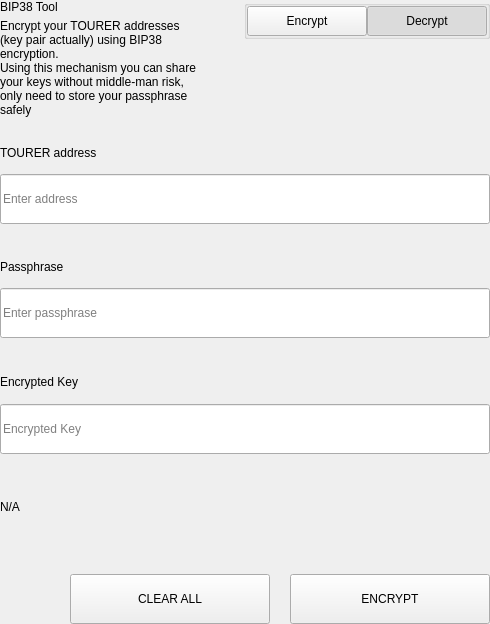
<?xml version="1.0" encoding="UTF-8"?>
<ui version="4.0">
 <class>SettingsBitToolWidget</class>
 <widget class="QWidget" name="SettingsBitToolWidget">
  <property name="geometry">
   <rect>
    <x>0</x>
    <y>0</y>
    <width>490</width>
    <height>624</height>
   </rect>
  </property>
  <property name="windowTitle">
   <string>Form</string>
  </property>
  <layout class="QVBoxLayout" name="verticalLayout">
   <property name="spacing">
    <number>0</number>
   </property>
   <property name="leftMargin">
    <number>0</number>
   </property>
   <property name="topMargin">
    <number>0</number>
   </property>
   <property name="rightMargin">
    <number>0</number>
   </property>
   <property name="bottomMargin">
    <number>0</number>
   </property>
   <item>
    <widget class="QWidget" name="left" native="true">
     <layout class="QVBoxLayout" name="verticalLayout_3">
      <property name="leftMargin">
       <number>0</number>
      </property>
      <property name="topMargin">
       <number>0</number>
      </property>
      <property name="rightMargin">
       <number>0</number>
      </property>
      <property name="bottomMargin">
       <number>0</number>
      </property>
      <item>
       <layout class="QVBoxLayout" name="verticalLayout_2">
        <property name="spacing">
         <number>0</number>
        </property>
        <item>
         <layout class="QHBoxLayout" name="horizontalLayout_3" stretch="3,1">
          <property name="spacing">
           <number>40</number>
          </property>
          <item>
           <layout class="QVBoxLayout" name="verticalLayoutTitle">
            <property name="spacing">
             <number>5</number>
            </property>
            <item>
             <widget class="QLabel" name="labelTitle">
              <property name="text">
               <string>BIP38 Tool</string>
              </property>
             </widget>
            </item>
            <item>
             <widget class="QLabel" name="labelSubtitle1">
              <property name="text">
               <string>Encrypt your TOURER addresses (key pair actually) using BIP38 encryption.
Using this mechanism you can share your keys without middle-man risk, only need to store your passphrase safely</string>
              </property>
              <property name="wordWrap">
               <bool>true</bool>
              </property>
             </widget>
            </item>
           </layout>
          </item>
          <item alignment="Qt::AlignTop">
           <widget class="QGroupBox" name="groupBox">
            <property name="title">
             <string/>
            </property>
            <property name="alignment">
             <set>Qt::AlignLeading|Qt::AlignLeft|Qt::AlignTop</set>
            </property>
            <layout class="QHBoxLayout" name="horizontalLayout_4">
             <property name="spacing">
              <number>0</number>
             </property>
             <property name="leftMargin">
              <number>0</number>
             </property>
             <property name="topMargin">
              <number>0</number>
             </property>
             <property name="rightMargin">
              <number>0</number>
             </property>
             <property name="bottomMargin">
              <number>0</number>
             </property>
             <item>
              <spacer name="horizontalSpacer">
               <property name="orientation">
                <enum>Qt::Horizontal</enum>
               </property>
               <property name="sizeHint" stdset="0">
                <size>
                 <width>40</width>
                 <height>20</height>
                </size>
               </property>
              </spacer>
             </item>
             <item>
              <widget class="QPushButton" name="pushLeft">
               <property name="minimumSize">
                <size>
                 <width>120</width>
                 <height>30</height>
                </size>
               </property>
               <property name="maximumSize">
                <size>
                 <width>120</width>
                 <height>30</height>
                </size>
               </property>
               <property name="focusPolicy">
                <enum>Qt::NoFocus</enum>
               </property>
               <property name="text">
                <string>Encrypt</string>
               </property>
               <property name="checkable">
                <bool>true</bool>
               </property>
               <property name="autoExclusive">
                <bool>true</bool>
               </property>
              </widget>
             </item>
             <item>
              <widget class="QPushButton" name="pushRight">
               <property name="minimumSize">
                <size>
                 <width>120</width>
                 <height>30</height>
                </size>
               </property>
               <property name="maximumSize">
                <size>
                 <width>120</width>
                 <height>30</height>
                </size>
               </property>
               <property name="focusPolicy">
                <enum>Qt::NoFocus</enum>
               </property>
               <property name="text">
                <string>Decrypt</string>
               </property>
               <property name="checkable">
                <bool>true</bool>
               </property>
               <property name="checked">
                <bool>true</bool>
               </property>
               <property name="autoExclusive">
                <bool>true</bool>
               </property>
              </widget>
             </item>
            </layout>
           </widget>
          </item>
         </layout>
        </item>
        <item>
         <widget class="QStackedWidget" name="stackedWidget">
          <property name="currentIndex">
           <number>1</number>
          </property>
          <widget class="QWidget" name="pageDecrypt">
           <layout class="QVBoxLayout" name="verticalLayout_5">
            <property name="spacing">
             <number>0</number>
            </property>
            <property name="leftMargin">
             <number>0</number>
            </property>
            <property name="topMargin">
             <number>0</number>
            </property>
            <property name="rightMargin">
             <number>0</number>
            </property>
            <property name="bottomMargin">
             <number>0</number>
            </property>
            <item>
             <widget class="QWidget" name="widget" native="true">
              <property name="minimumSize">
               <size>
                <width>0</width>
                <height>100</height>
               </size>
              </property>
              <layout class="QVBoxLayout" name="verticalLayout_4">
               <property name="spacing">
                <number>0</number>
               </property>
               <property name="leftMargin">
                <number>0</number>
               </property>
               <property name="topMargin">
                <number>0</number>
               </property>
               <property name="rightMargin">
                <number>0</number>
               </property>
               <property name="bottomMargin">
                <number>0</number>
               </property>
               <item>
                <spacer name="verticalSpacer_2">
                 <property name="orientation">
                  <enum>Qt::Vertical</enum>
                 </property>
                 <property name="sizeType">
                  <enum>QSizePolicy::Fixed</enum>
                 </property>
                 <property name="sizeHint" stdset="0">
                  <size>
                   <width>20</width>
                   <height>20</height>
                  </size>
                 </property>
                </spacer>
               </item>
               <item>
                <layout class="QHBoxLayout" name="horizontalLayout_6" stretch="2">
                 <property name="spacing">
                  <number>0</number>
                 </property>
                 <item>
                  <layout class="QVBoxLayout" name="verticalLayout_7">
                   <property name="spacing">
                    <number>9</number>
                   </property>
                   <item>
                    <widget class="QLabel" name="labelSubtitleKey">
                     <property name="minimumSize">
                      <size>
                       <width>0</width>
                       <height>20</height>
                      </size>
                     </property>
                     <property name="maximumSize">
                      <size>
                       <width>16777215</width>
                       <height>20</height>
                      </size>
                     </property>
                     <property name="text">
                      <string>Encrypted key</string>
                     </property>
                    </widget>
                   </item>
                   <item>
                    <widget class="QLineEdit" name="lineEditKey">
                     <property name="minimumSize">
                      <size>
                       <width>0</width>
                       <height>50</height>
                      </size>
                     </property>
                     <property name="maximumSize">
                      <size>
                       <width>16777215</width>
                       <height>50</height>
                      </size>
                     </property>
                     <property name="placeholderText">
                      <string>Enter a encrypted key</string>
                     </property>
                    </widget>
                   </item>
                  </layout>
                 </item>
                </layout>
               </item>
               <item>
                <spacer name="verticalSpacer_3">
                 <property name="orientation">
                  <enum>Qt::Vertical</enum>
                 </property>
                 <property name="sizeType">
                  <enum>QSizePolicy::Fixed</enum>
                 </property>
                 <property name="sizeHint" stdset="0">
                  <size>
                   <width>20</width>
                   <height>20</height>
                  </size>
                 </property>
                </spacer>
               </item>
               <item>
                <layout class="QVBoxLayout" name="verticalLayout_9">
                 <property name="spacing">
                  <number>9</number>
                 </property>
                 <item>
                  <widget class="QLabel" name="labelSubtitlePassphrase">
                   <property name="maximumSize">
                    <size>
                     <width>16777215</width>
                     <height>20</height>
                    </size>
                   </property>
                   <property name="text">
                    <string>Passphrase</string>
                   </property>
                  </widget>
                 </item>
                 <item>
                  <widget class="QLineEdit" name="lineEditPassphrase">
                   <property name="minimumSize">
                    <size>
                     <width>0</width>
                     <height>50</height>
                    </size>
                   </property>
                   <property name="maximumSize">
                    <size>
                     <width>16777215</width>
                     <height>50</height>
                    </size>
                   </property>
                   <property name="placeholderText">
                    <string>Enter a passphrase</string>
                   </property>
                  </widget>
                 </item>
                </layout>
               </item>
               <item>
                <spacer name="verticalSpacer_4">
                 <property name="orientation">
                  <enum>Qt::Vertical</enum>
                 </property>
                 <property name="sizeType">
                  <enum>QSizePolicy::Fixed</enum>
                 </property>
                 <property name="sizeHint" stdset="0">
                  <size>
                   <width>20</width>
                   <height>20</height>
                  </size>
                 </property>
                </spacer>
               </item>
               <item>
                <widget class="QWidget" name="widget_3" native="true">
                 <property name="sizePolicy">
                  <sizepolicy hsizetype="Preferred" vsizetype="Fixed">
                   <horstretch>0</horstretch>
                   <verstretch>0</verstretch>
                  </sizepolicy>
                 </property>
                 <layout class="QVBoxLayout" name="verticalLayout_10">
                  <property name="spacing">
                   <number>9</number>
                  </property>
                  <property name="leftMargin">
                   <number>0</number>
                  </property>
                  <property name="topMargin">
                   <number>0</number>
                  </property>
                  <property name="rightMargin">
                   <number>0</number>
                  </property>
                  <property name="bottomMargin">
                   <number>0</number>
                  </property>
                  <item>
                   <widget class="QLabel" name="labelSubtitleDecryptResult">
                    <property name="minimumSize">
                     <size>
                      <width>0</width>
                      <height>20</height>
                     </size>
                    </property>
                    <property name="maximumSize">
                     <size>
                      <width>16777215</width>
                      <height>20</height>
                     </size>
                    </property>
                    <property name="text">
                     <string>Decrypted address result</string>
                    </property>
                   </widget>
                  </item>
                  <item>
                   <widget class="QWidget" name="widget_4" native="true">
                    <layout class="QHBoxLayout" name="horizontalLayout" stretch="6,0,1">
                     <property name="spacing">
                      <number>0</number>
                     </property>
                     <property name="leftMargin">
                      <number>0</number>
                     </property>
                     <property name="topMargin">
                      <number>0</number>
                     </property>
                     <property name="rightMargin">
                      <number>0</number>
                     </property>
                     <property name="bottomMargin">
                      <number>0</number>
                     </property>
                     <item alignment="Qt::AlignVCenter">
                      <widget class="QLineEdit" name="lineEditDecryptResult">
                       <property name="minimumSize">
                        <size>
                         <width>0</width>
                         <height>50</height>
                        </size>
                       </property>
                       <property name="maximumSize">
                        <size>
                         <width>16777215</width>
                         <height>50</height>
                        </size>
                       </property>
                       <property name="placeholderText">
                        <string>Decrypted Address</string>
                       </property>
                      </widget>
                     </item>
                     <item>
                      <spacer name="horizontalSpacer_4">
                       <property name="orientation">
                        <enum>Qt::Horizontal</enum>
                       </property>
                       <property name="sizeType">
                        <enum>QSizePolicy::Fixed</enum>
                       </property>
                       <property name="sizeHint" stdset="0">
                        <size>
                         <width>20</width>
                         <height>50</height>
                        </size>
                       </property>
                      </spacer>
                     </item>
                     <item>
                      <widget class="QPushButton" name="pushButtonImport">
                       <property name="minimumSize">
                        <size>
                         <width>140</width>
                         <height>40</height>
                        </size>
                       </property>
                       <property name="text">
                        <string>Import Address</string>
                       </property>
                      </widget>
                     </item>
                    </layout>
                   </widget>
                  </item>
                 </layout>
                </widget>
               </item>
               <item>
                <widget class="QLabel" name="statusLabel_DEC">
                 <property name="maximumSize">
                  <size>
                   <width>16777215</width>
                   <height>40</height>
                  </size>
                 </property>
                 <property name="text">
                  <string/>
                 </property>
                </widget>
               </item>
               <item>
                <spacer name="verticalSpacer">
                 <property name="orientation">
                  <enum>Qt::Vertical</enum>
                 </property>
                 <property name="sizeType">
                  <enum>QSizePolicy::Preferred</enum>
                 </property>
                 <property name="sizeHint" stdset="0">
                  <size>
                   <width>20</width>
                   <height>20</height>
                  </size>
                 </property>
                </spacer>
               </item>
               <item>
                <layout class="QHBoxLayout" name="horizontalLayout_7">
                 <property name="spacing">
                  <number>0</number>
                 </property>
                 <item>
                  <spacer name="horizontalSpacer_5">
                   <property name="orientation">
                    <enum>Qt::Horizontal</enum>
                   </property>
                   <property name="sizeType">
                    <enum>QSizePolicy::Expanding</enum>
                   </property>
                   <property name="sizeHint" stdset="0">
                    <size>
                     <width>40</width>
                     <height>20</height>
                    </size>
                   </property>
                  </spacer>
                 </item>
                 <item>
                  <widget class="QPushButton" name="pushButtonDecryptClear">
                   <property name="minimumSize">
                    <size>
                     <width>200</width>
                     <height>50</height>
                    </size>
                   </property>
                   <property name="maximumSize">
                    <size>
                     <width>200</width>
                     <height>50</height>
                    </size>
                   </property>
                   <property name="text">
                    <string>CLEAR</string>
                   </property>
                  </widget>
                 </item>
                 <item>
                  <spacer name="horizontalSpacer_3">
                   <property name="orientation">
                    <enum>Qt::Horizontal</enum>
                   </property>
                   <property name="sizeType">
                    <enum>QSizePolicy::Fixed</enum>
                   </property>
                   <property name="sizeHint" stdset="0">
                    <size>
                     <width>20</width>
                     <height>20</height>
                    </size>
                   </property>
                  </spacer>
                 </item>
                 <item>
                  <widget class="QPushButton" name="pushButtonDecrypt">
                   <property name="minimumSize">
                    <size>
                     <width>200</width>
                     <height>50</height>
                    </size>
                   </property>
                   <property name="maximumSize">
                    <size>
                     <width>200</width>
                     <height>50</height>
                    </size>
                   </property>
                   <property name="text">
                    <string>DECRYPT KEY</string>
                   </property>
                  </widget>
                 </item>
                </layout>
               </item>
              </layout>
             </widget>
            </item>
           </layout>
          </widget>
          <widget class="QWidget" name="pageEncrypt">
           <layout class="QVBoxLayout" name="verticalLayout_11">
            <property name="spacing">
             <number>0</number>
            </property>
            <property name="leftMargin">
             <number>0</number>
            </property>
            <property name="topMargin">
             <number>0</number>
            </property>
            <property name="rightMargin">
             <number>0</number>
            </property>
            <property name="bottomMargin">
             <number>0</number>
            </property>
            <item>
             <spacer name="verticalSpacer_8">
              <property name="orientation">
               <enum>Qt::Vertical</enum>
              </property>
              <property name="sizeType">
               <enum>QSizePolicy::Fixed</enum>
              </property>
              <property name="sizeHint" stdset="0">
               <size>
                <width>20</width>
                <height>20</height>
               </size>
              </property>
             </spacer>
            </item>
            <item>
             <widget class="QWidget" name="containerAddressEnc" native="true">
              <layout class="QVBoxLayout" name="containerAddressEncLayout">
               <property name="spacing">
                <number>5</number>
               </property>
               <property name="leftMargin">
                <number>0</number>
               </property>
               <property name="topMargin">
                <number>0</number>
               </property>
               <property name="rightMargin">
                <number>0</number>
               </property>
               <property name="bottomMargin">
                <number>0</number>
               </property>
               <item>
                <widget class="QLabel" name="labelSubtitleAddress">
                 <property name="minimumSize">
                  <size>
                   <width>0</width>
                   <height>20</height>
                  </size>
                 </property>
                 <property name="maximumSize">
                  <size>
                   <width>16777215</width>
                   <height>20</height>
                  </size>
                 </property>
                 <property name="text">
                  <string>TOURER address</string>
                 </property>
                </widget>
               </item>
               <item>
                <widget class="QLineEdit" name="addressIn_ENC">
                 <property name="minimumSize">
                  <size>
                   <width>0</width>
                   <height>50</height>
                  </size>
                 </property>
                 <property name="placeholderText">
                  <string>Enter address</string>
                 </property>
                </widget>
               </item>
              </layout>
             </widget>
            </item>
            <item>
             <spacer name="verticalSpacer_6">
              <property name="orientation">
               <enum>Qt::Vertical</enum>
              </property>
              <property name="sizeType">
               <enum>QSizePolicy::Fixed</enum>
              </property>
              <property name="sizeHint" stdset="0">
               <size>
                <width>20</width>
                <height>20</height>
               </size>
              </property>
             </spacer>
            </item>
            <item>
             <widget class="QWidget" name="containerAddress" native="true">
              <layout class="QHBoxLayout" name="horizontalLayout_9" stretch="2">
               <property name="spacing">
                <number>0</number>
               </property>
               <property name="leftMargin">
                <number>0</number>
               </property>
               <property name="topMargin">
                <number>0</number>
               </property>
               <property name="rightMargin">
                <number>0</number>
               </property>
               <property name="bottomMargin">
                <number>0</number>
               </property>
               <item>
                <layout class="QVBoxLayout" name="verticalLayout_8">
                 <property name="spacing">
                  <number>5</number>
                 </property>
                 <item>
                  <widget class="QLabel" name="labelSubtitleMessage">
                   <property name="minimumSize">
                    <size>
                     <width>0</width>
                     <height>20</height>
                    </size>
                   </property>
                   <property name="maximumSize">
                    <size>
                     <width>16777215</width>
                     <height>20</height>
                    </size>
                   </property>
                   <property name="text">
                    <string>Passphrase</string>
                   </property>
                  </widget>
                 </item>
                 <item>
                  <widget class="QLineEdit" name="passphraseIn_ENC">
                   <property name="minimumSize">
                    <size>
                     <width>0</width>
                     <height>50</height>
                    </size>
                   </property>
                   <property name="maximumSize">
                    <size>
                     <width>16777215</width>
                     <height>50</height>
                    </size>
                   </property>
                   <property name="placeholderText">
                    <string>Enter passphrase</string>
                   </property>
                  </widget>
                 </item>
                </layout>
               </item>
              </layout>
             </widget>
            </item>
            <item>
             <spacer name="verticalSpacer_7">
              <property name="orientation">
               <enum>Qt::Vertical</enum>
              </property>
              <property name="sizeType">
               <enum>QSizePolicy::Fixed</enum>
              </property>
              <property name="sizeHint" stdset="0">
               <size>
                <width>20</width>
                <height>20</height>
               </size>
              </property>
             </spacer>
            </item>
            <item>
             <widget class="QWidget" name="widget_2" native="true">
              <property name="minimumSize">
               <size>
                <width>0</width>
                <height>75</height>
               </size>
              </property>
              <property name="maximumSize">
               <size>
                <width>16777215</width>
                <height>16777215</height>
               </size>
              </property>
              <layout class="QVBoxLayout" name="verticalLayout_6">
               <property name="leftMargin">
                <number>0</number>
               </property>
               <property name="topMargin">
                <number>0</number>
               </property>
               <property name="rightMargin">
                <number>0</number>
               </property>
               <property name="bottomMargin">
                <number>0</number>
               </property>
               <item>
                <widget class="QLabel" name="labelSubtitleEncryptedKey">
                 <property name="minimumSize">
                  <size>
                   <width>0</width>
                   <height>20</height>
                  </size>
                 </property>
                 <property name="maximumSize">
                  <size>
                   <width>16777215</width>
                   <height>20</height>
                  </size>
                 </property>
                 <property name="text">
                  <string>Encrypted Key</string>
                 </property>
                </widget>
               </item>
               <item>
                <widget class="QLineEdit" name="encryptedKeyOut_ENC">
                 <property name="minimumSize">
                  <size>
                   <width>0</width>
                   <height>50</height>
                  </size>
                 </property>
                 <property name="placeholderText">
                  <string>Encrypted Key</string>
                 </property>
                </widget>
               </item>
              </layout>
             </widget>
            </item>
            <item>
             <widget class="QLabel" name="statusLabel_ENC">
              <property name="text">
               <string notr="true">N/A</string>
              </property>
             </widget>
            </item>
            <item>
             <spacer name="verticalSpacer_5">
              <property name="orientation">
               <enum>Qt::Vertical</enum>
              </property>
              <property name="sizeType">
               <enum>QSizePolicy::Fixed</enum>
              </property>
              <property name="sizeHint" stdset="0">
               <size>
                <width>20</width>
                <height>20</height>
               </size>
              </property>
             </spacer>
            </item>
            <item>
             <layout class="QHBoxLayout" name="horizontalLayout_8">
              <property name="spacing">
               <number>0</number>
              </property>
              <item>
               <spacer name="horizontalSpacer_6">
                <property name="orientation">
                 <enum>Qt::Horizontal</enum>
                </property>
                <property name="sizeType">
                 <enum>QSizePolicy::Expanding</enum>
                </property>
                <property name="sizeHint" stdset="0">
                 <size>
                  <width>40</width>
                  <height>20</height>
                 </size>
                </property>
               </spacer>
              </item>
              <item>
               <widget class="QPushButton" name="pushButtonClear">
                <property name="minimumSize">
                 <size>
                  <width>200</width>
                  <height>50</height>
                 </size>
                </property>
                <property name="focusPolicy">
                 <enum>Qt::NoFocus</enum>
                </property>
                <property name="text">
                 <string>CLEAR ALL</string>
                </property>
               </widget>
              </item>
              <item>
               <spacer name="horizontalSpacer_2">
                <property name="orientation">
                 <enum>Qt::Horizontal</enum>
                </property>
                <property name="sizeType">
                 <enum>QSizePolicy::Fixed</enum>
                </property>
                <property name="sizeHint" stdset="0">
                 <size>
                  <width>20</width>
                  <height>20</height>
                 </size>
                </property>
               </spacer>
              </item>
              <item>
               <widget class="QPushButton" name="pushButtonEncrypt">
                <property name="minimumSize">
                 <size>
                  <width>200</width>
                  <height>50</height>
                 </size>
                </property>
                <property name="maximumSize">
                 <size>
                  <width>200</width>
                  <height>50</height>
                 </size>
                </property>
                <property name="focusPolicy">
                 <enum>Qt::NoFocus</enum>
                </property>
                <property name="text">
                 <string>ENCRYPT</string>
                </property>
               </widget>
              </item>
             </layout>
            </item>
           </layout>
          </widget>
         </widget>
        </item>
       </layout>
      </item>
     </layout>
    </widget>
   </item>
  </layout>
 </widget>
 <resources/>
 <connections/>
</ui>
